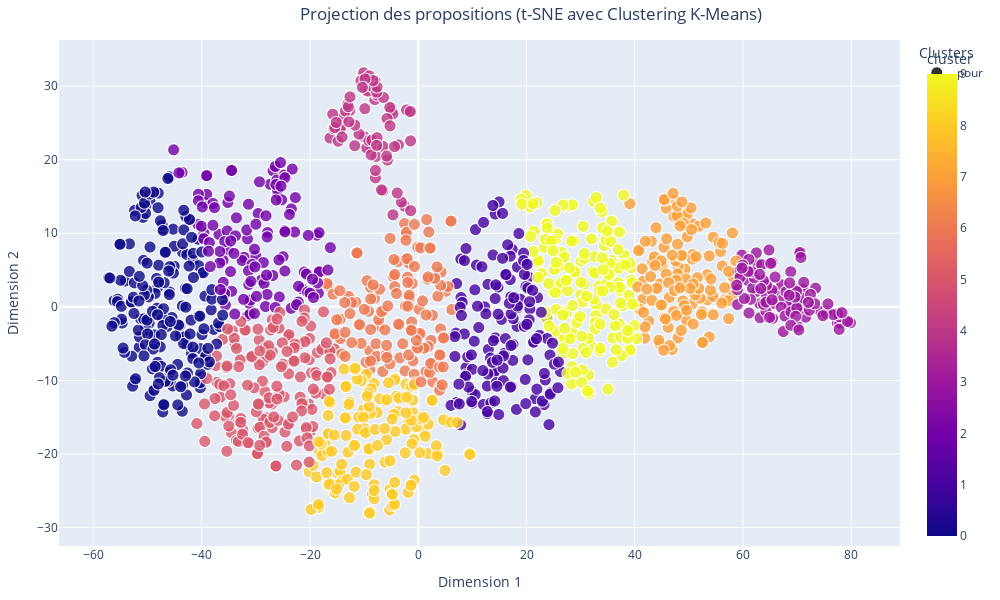

The notebook cell this image was saved under:
### Code cell
import plotly.express as px
from sklearn.manifold import TSNE
from sklearn.preprocessing import StandardScaler
from sklearn.cluster import KMeans
import pandas as pd
import matplotlib.pyplot as plt  # Pour obtenir la palette 'tab10'

# Normalisation des vecteurs
scaler = StandardScaler()
vectors_normalized = scaler.fit_transform(proposition_vectors)

# Réduction des vecteurs à 2 dimensions avec t-SNE
tsne = TSNE(n_components=2, random_state=42, perplexity=30, n_iter=1000)
word_vectors_2d = tsne.fit_transform(vectors_normalized)

# Appliquer le clustering K-Means
n_clusters = 10
kmeans = KMeans(n_clusters=n_clusters, random_state=42)
cluster = kmeans.fit_predict(word_vectors_2d)
data_pour['cluster'] = cluster

# Préparer les données pour le graphique
df1 = pd.DataFrame(word_vectors_2d, columns=['Dim1', 'Dim2'])
df1['propositions'] = data_pour['Proposition']
df1['cluster'] = cluster
df1['vote'] = data_pour['Catégorie']
df1['proposition_vectors'] = data_pour['mean_vector']

# Récupérer les couleurs de la palette 'tab10'
tab10_colors = [plt.cm.tab10(i) for i in range(n_clusters)]
tab10_colors_hex = [f'rgb({int(r*255)}, {int(g*255)}, {int(b*255)})' for r, g, b, _ in tab10_colors]

# Créer le graphique interactif avec Plotly
fig = px.scatter(
    df1,
    x='Dim1',
    y='Dim2',
    symbol='vote',  # Utiliser la colonne 'vote' pour les symboles
    color='cluster',  # Utiliser les clusters pour la coloration
    hover_name='propositions',  # Afficher les propositions lors du survol
    title="Projection des propositions (t-SNE avec Clustering K-Means)",
    labels={'Dim1': 'Dimension 1', 'Dim2': 'Dimension 2', 'vote': 'Avis des citoyens'},
    color_discrete_sequence='hsv',  # Utiliser la palette tab10 comme séquence discrète
    category_orders={"cluster": [str(i) for i in range(n_clusters)]},
    width=1000,
    height=600
)

# Personnaliser les points : ajouter des bordures
fig.update_traces(marker=dict(
    size=12,  # Taille des points
    opacity=0.8,  # Transparence
    line=dict(width=1, color='white')  # Bordure noire avec une épaisseur de 2
))

# Ajouter un titre pour la légende des clusters
fig.update_layout(
    legend_title="Clusters",
    title_x=0.3,  # Centrer le titre
    margin=dict(l=40, r=40, t=40, b=40)
)

# Afficher le graphique
fig.show()

### Figure 1 — Plotly figure (JSON) as saved in the notebook; plotly's stock layout.template omitted (floating-point values rounded to 4 significant figures; data arrays with more than 128 entries replaced by an {"elided": "..."} marker saying what was removed)
{"data": [{"hovertemplate": "<b>%{hovertext}</b><br><br>Avis des citoyens=pour<br>Dimension 1=%{x}<br>Dimension 2=%{y}<br>cluster=%{marker.color}<extra></extra>", "hovertext": {"elided": "1306 str values"}, "legendgroup": "pour", "marker": {"color": {"elided": "1306 int values"}, "coloraxis": "coloraxis", "line": {"color": "white", "width": 1}, "opacity": 0.8, "size": 12, "symbol": "circle"}, "mode": "markers", "name": "pour", "showlegend": true, "type": "scattergl", "x": {"elided": "1306 float values"}, "xaxis": "x", "y": {"elided": "1306 float values"}, "yaxis": "y"}], "layout": {"coloraxis": {"colorbar": {"title": {"text": "cluster"}}, "colorscale": [[0, "#0d0887"], [0.1111, "#46039f"], [0.2222, "#7201a8"], [0.3333, "#9c179e"], [0.4444, "#bd3786"], [0.5556, "#d8576b"], [0.6667, "#ed7953"], [0.7778, "#fb9f3a"], [0.8889, "#fdca26"], [1, "#f0f921"]]}, "height": 600, "legend": {"title": {"text": "Clusters"}, "tracegroupgap": 0}, "margin": {"b": 40, "l": 40, "r": 40, "t": 40}, "title": {"text": "Projection des propositions (t-SNE avec Clustering K-Means)", "x": 0.3}, "width": 1000, "xaxis": {"anchor": "y", "domain": [0, 1], "title": {"text": "Dimension 1"}}, "yaxis": {"anchor": "x", "domain": [0, 1], "title": {"text": "Dimension 2"}}}}
